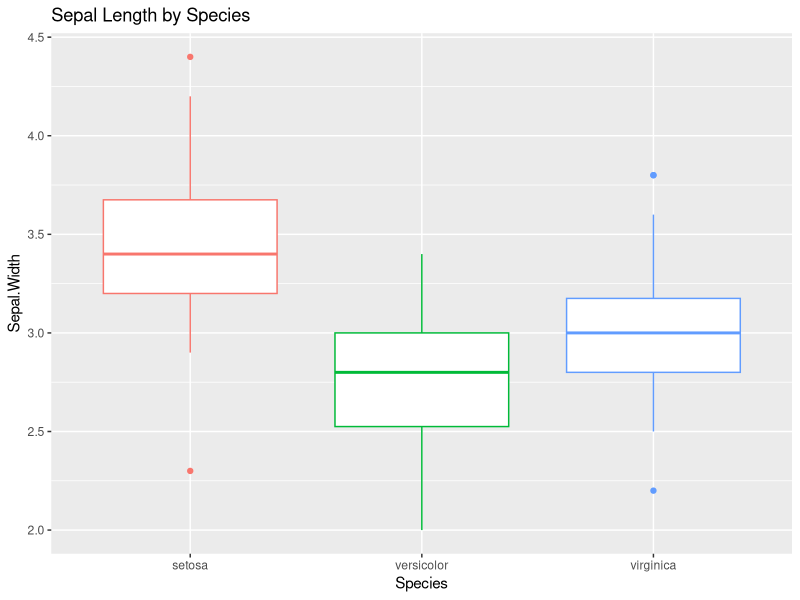

This chart was generated by the following R code:
## ---- chunk 1
library(tidyverse); library(emmeans)

data(iris)

iris %>% ggplot(aes(x = Species,
                    y = Sepal.Width,
                    color = Species)) +
  geom_boxplot() +
  guides(color = FALSE) +
  ggtitle("Sepal Length by Species")
## ---- chunk 2
iris_anova <- lm(Sepal.Width ~ Species, data = iris)
summary(iris_anova)
## ---- chunk 3
# Call emmeans on the model object, with one or more sets of columns to generate means for
iris_emm <- emmeans(iris_anova, specs = "Species")

# All pairwise contrasts of the "Species" column
pairs(iris_emm)
## ---- chunk 4
test1 <- c(1,-1,0) # mean of species 1 minus species 2
test2 <- c(1,0,-1) # mean of species 1 minus species 3
test3 <- c(0,1,-1) # mean of species 2 minus species 3

contrast(iris_emm, 
         method = list("1. Se - Ve" = test1, 
                       "2. Se - Vi" = test2, 
                       "3. Ve - Vi" = test3))
## ---- chunk 5
test4 <- c(2, 0, -1)

contrast(iris_emm, 
         method = list("4. 2xSe - Vi" = test4))

test5 <- c(0, 1, -1)

contrast(iris_emm, 
         method = list("5. Se - Vi" = test4),
         offset = - 3.5)
## ---- chunk 6
pairs(iris_emm)
## ---- chunk 7
contrast(iris_emm, 
         method = list("1. Se - Ve" = test1, 
                       "2. Se - Vi" = test2, 
                       "3. Ve - Vi" = test3),
         adjust = "bonferroni")
